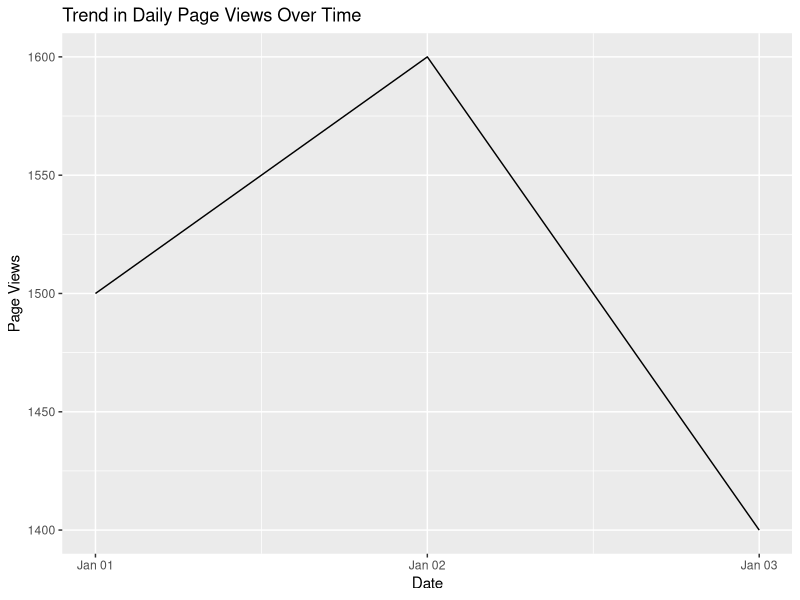
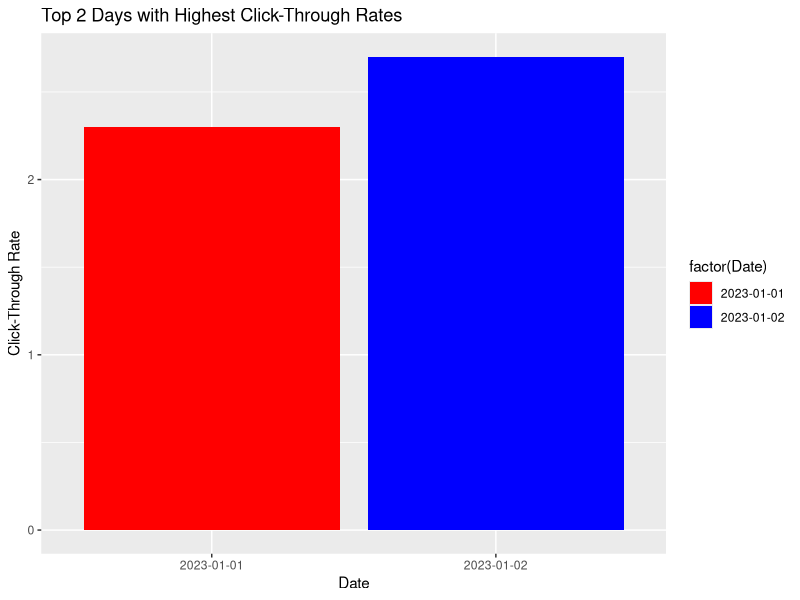

Generate these figures, in order, with R: (Note: this script raises an error after producing the figures.)
page_data <- data.frame(
  Date = as.Date(c("2023-01-01", "2023-01-02", "2023-01-03")),
  Page_Views = c(1500, 1600, 1400),
  Click_Through_Rate = c(2.3, 2.7, 2.0)
)

# Install and load necessary library (if not installed)
# install.packages("ggplot2")
library(ggplot2)

# Line chart for daily page views
line_chart <- ggplot(page_data, aes(x = Date, y = Page_Views)) +
  geom_line() +
  labs(title = "Trend in Daily Page Views Over Time", x = "Date", y = "Page Views")

# Display the chart
print(line_chart)
# Assuming you want to show the top 2 days with the highest click-through rates
top_n_days <- 2
top_days <- page_data[order(page_data$Click_Through_Rate, decreasing = TRUE), ][1:top_n_days, ]

# Bar chart for top N days with highest click-through rates
bar_chart <- ggplot(top_days, aes(x = factor(Date), y = Click_Through_Rate, fill = factor(Date))) +
  geom_bar(stat = "identity") +
  scale_fill_manual(values = c("2023-01-02" = "blue", "2023-01-01" = "red")) +  # You can customize colors
  labs(title = paste("Top", top_n_days, "Days with Highest Click-Through Rates"),
       x = "Date", y = "Click-Through Rate")

# Display the chart
print(bar_chart)
# Assuming you have a data frame named 'page_data' with the given data
page_data <- data.frame(
  Date = as.Date(c("2023-01-01", "2023-01-02", "2023-01-03")),
  Page_Views = c(1500, 1600, 1400),
  Click_Through_Rate = c(2.3, 2.7, 2.0)
)

# Creating a table
page_data_table <- tableGrob(page_data, theme = ttheme_minimal())

# Display the table
grid.draw(page_data_table)